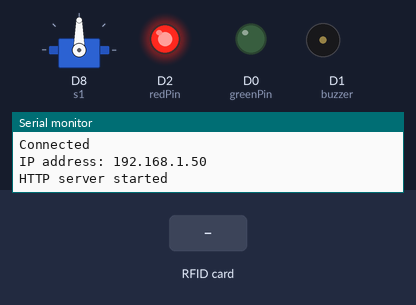
Recording of a sketch running on a simulated ESP8266 (NodeMCU). Shown: servo, output pins drawn as LEDs (lit = HIGH), buzzer (waves = sounding), the last lines printed to the serial monitor. The inputs (shaded band) are chosen by the test bench. WiFi joins after 1.5 s; servers stay silent unless stated; the local clock reads 2024-03-15 10:24:30 at power-on unless the sketch sets it.

Above: at 3.2 s.
3.3 s: RFID card 13 61 75 34 held to the reader
At 4.18 s:
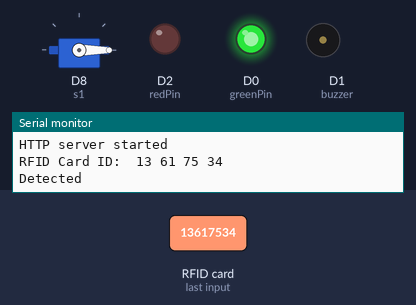
At 5.2 s:
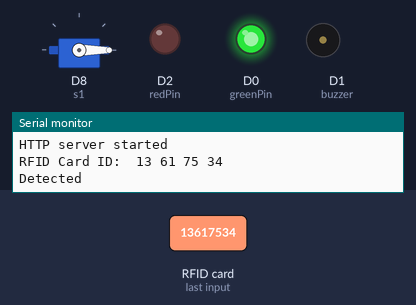
7.4 s: RFID card 5E 7A 19 C4 held to the reader
At 8.7 s:
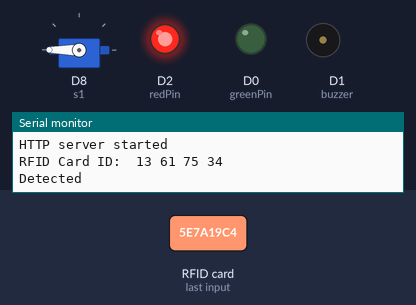
Timing chart, 0 to 10.4 s (numbered marks = the images above; inputs shaded):
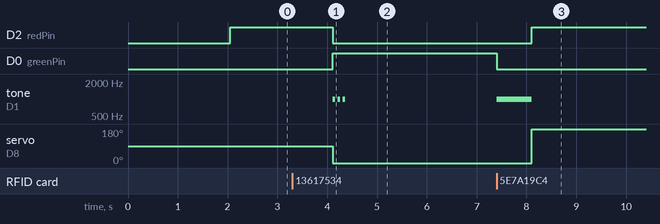

Measured:
- after the input at 3.3 s, D2 (redPin): HIGH → LOW after 0.81 s; D0 (greenPin): LOW → HIGH after 0.81 s; tone on D1 (buzzer): alternates 1000 Hz for 0.05 s and silent for 0.05 s, 6 changes in all, then stays silent, starting after 0.81 s; servo on D8 (s1): 90° → 0° after 0.81 s

The sketch:

barrier.ino
```cpp
#include <ESP8266WiFi.h>
#include <ESP8266WebServer.h>
#include <SPI.h>
#include <MFRC522.h>
#include <Servo.h>
#include <time.h>


IPAddress staticIP(192, 168, 213, 208);
IPAddress gateway(192, 168, 213, 35);
IPAddress subnet(255, 255, 255, 0);

const char *ssid = "Dani S23";
const char *password = "testpass";

constexpr uint8_t RST_PIN = D3;     // Configurable, see typical pin layout above
constexpr uint8_t SS_PIN = D4;     // Configurable, see typical pin layout above
// const int trigPin = D1;
// const int echoPin = D2;
const int greenPin = D0;
const int redPin = D2;
const int buzzer = D1;

MFRC522 rfid(SS_PIN, RST_PIN); // Instance of the class
MFRC522::MIFARE_Key key;

String tag;

Servo s1;

#define SOUND_VELOCITY 0.034
#define CM_TO_INCH 0.393701

long duration;
float distanceCm;

ESP8266WebServer server(80); // Create a web server on port 80

unsigned int servoMoveCount = 0; // Counter for servo movements
const int maxMovements = 10;
String movementTimes[maxMovements];

byte knownCard[4] = {0x13, 0x61, 0x75, 0x34};

void connectToWiFi() {
  Serial.begin(115200);
  WiFi.config(staticIP, gateway, subnet);
  WiFi.begin(ssid, password);
  while(WiFi.status() != WL_CONNECTED){
    delay(1000);
    Serial.println("Connecting");
  }
  Serial.println("Connected");
  Serial.print("IP address: ");
  Serial.println(WiFi.localIP());  // Print the IP address
}

// void handleRoot() {
//   String html = "<html><body><h1>Servo Move Counter</h1>";
//   html += "<p>The servo has moved ";
//   html += String(servoMoveCount);
//   html += " times.</p></body></html>";
//   server.send(200, "text/html", html);
// }

String getCurrentTime() {
  time_t now = time(nullptr);
  struct tm* p_tm = localtime(&now);
  char buffer[20];
  snprintf(buffer, sizeof(buffer), "%02d:%02d:%02d", p_tm->tm_hour, p_tm->tm_min, p_tm->tm_sec);
  return String(buffer);
}

void handleRoot() {
  String html = "<html><head><style>";
  html += "body { font-family: 'Times New Roman', Times, serif; background-color: #f4f4f9; color: #333; margin-top: 50px; }";
  html += "h1 { color: #0066cc; text-align: center; }";
  html += "h2 { text-align: center; }";
  html += "table { margin: 0 auto; border-collapse: collapse; width: 80%; }";
  html += "th, td { border: 1px solid #ddd; padding: 8px; text-align: left; }";
  html += "th { background-color: #f2f2f2; }";
  html += "</style></head><body>";
  html += "<h1>Barrier Application</h1>";
  html += "<h2>The number and the times at which the barrier has been raised:</h2>";
  html += "<table><thead><tr><th>Move Number</th><th>Time</th></tr></thead><tbody>";

  for (unsigned int i = 0; i < servoMoveCount; i++) {
    html += "<tr><td>" + String(i + 1) + "</td><td>" + movementTimes[i] + "</td></tr>";
  }

  html += "</tbody></table></body></html>";

  server.send(200, "text/html", html);
}

void setup() {
  connectToWiFi();
  SPI.begin(); // Init SPI bus
  rfid.PCD_Init(); // Init MFRC522
  s1.attach(D8);
  // pinMode(trigPin, OUTPUT); // Sets the trigPin as an Output
  // pinMode(echoPin, INPUT);
  pinMode(greenPin, OUTPUT);
  pinMode(redPin, OUTPUT);
  pinMode(buzzer, OUTPUT);

  configTime(0, 0, "pool.ntp.org", "time.nist.gov");

  server.on("/", handleRoot); // Define the handler for the root URL
  server.begin(); // Start the web server
  Serial.println("HTTP server started");
}

void printRFIDCardID(MFRC522::Uid uid) {
  Serial.print("RFID Card ID: ");
  for (byte i = 0; i < uid.size; i++) {
    Serial.print(uid.uidByte[i] < 0x10 ? " 0" : " ");
    Serial.print(uid.uidByte[i], HEX);
  }
  Serial.println();
}

bool compareRFID(MFRC522::Uid uid, byte* knownCard) {
  if (uid.size != 4) return false; // Assuming knownCard is 4 bytes long
  for (byte i = 0; i < 4; i++) {
    if (uid.uidByte[i] != knownCard[i]) return false;
  }
  return true;
}

void loop() {
  server.handleClient(); // Handle incoming client requests
  digitalWrite(redPin, HIGH);


  bool rfidDetected = false;
  bool obstacleDetected = false;

  // Check for RFID card
  if (rfid.PICC_IsNewCardPresent()) {
    if (rfid.PICC_ReadCardSerial()) {
      printRFIDCardID(rfid.uid);
      if (compareRFID(rfid.uid, knownCard)) {
        rfidDetected = true;
      }
      rfid.PICC_HaltA();
      rfid.PCD_StopCrypto1();
    }
  }

  // Check distance
  // digitalWrite(trigPin, LOW);
  // delayMicroseconds(2);
  // digitalWrite(trigPin, HIGH);
  // delayMicroseconds(10);
  // digitalWrite(trigPin, LOW);
  // duration = pulseIn(echoPin, HIGH);
  // distanceCm = duration * SOUND_VELOCITY / 2;

  // if (distanceCm < 5) {
  //   obstacleDetected = true;
  // }

  // If RFID detected or obstacle detected
  if (rfidDetected ){//|| obstacleDetected) {
    Serial.println("Detected");
    // Move servo up
    s1.write(0);
    digitalWrite(redPin, LOW);
    digitalWrite(greenPin, HIGH);  // Turn on LED connected to GPIO9
    for(int i = 0; i < 3; i++){
      tone(buzzer, 1000);
      delay(50);
      noTone(buzzer);
      delay(50);
    }
    delay(3000); // Wait for 3 seconds
    // Move servo down
    digitalWrite(greenPin, LOW);   // Turn off LED connected to GPIO9
    tone(buzzer, 1000);
    delay(700);
    noTone(buzzer);
    s1.write(180);
    digitalWrite(redPin, HIGH);
    delay(1000);

        // Save the current time in the array
    if (servoMoveCount < maxMovements) {
      movementTimes[servoMoveCount] = getCurrentTime();
    } else {
      // Shift array elements to make space for the new time
      for (int i = 1; i < maxMovements; i++) {
        movementTimes[i - 1] = movementTimes[i];
      }
      movementTimes[maxMovements - 1] = getCurrentTime();
    }

    // Increment the servo move counter
    servoMoveCount++;
  }

  // Reset flags
  rfidDetected = false;
  obstacleDetected = false;

  delay(1000); // Add a delay to prevent rapid reading
}
```
